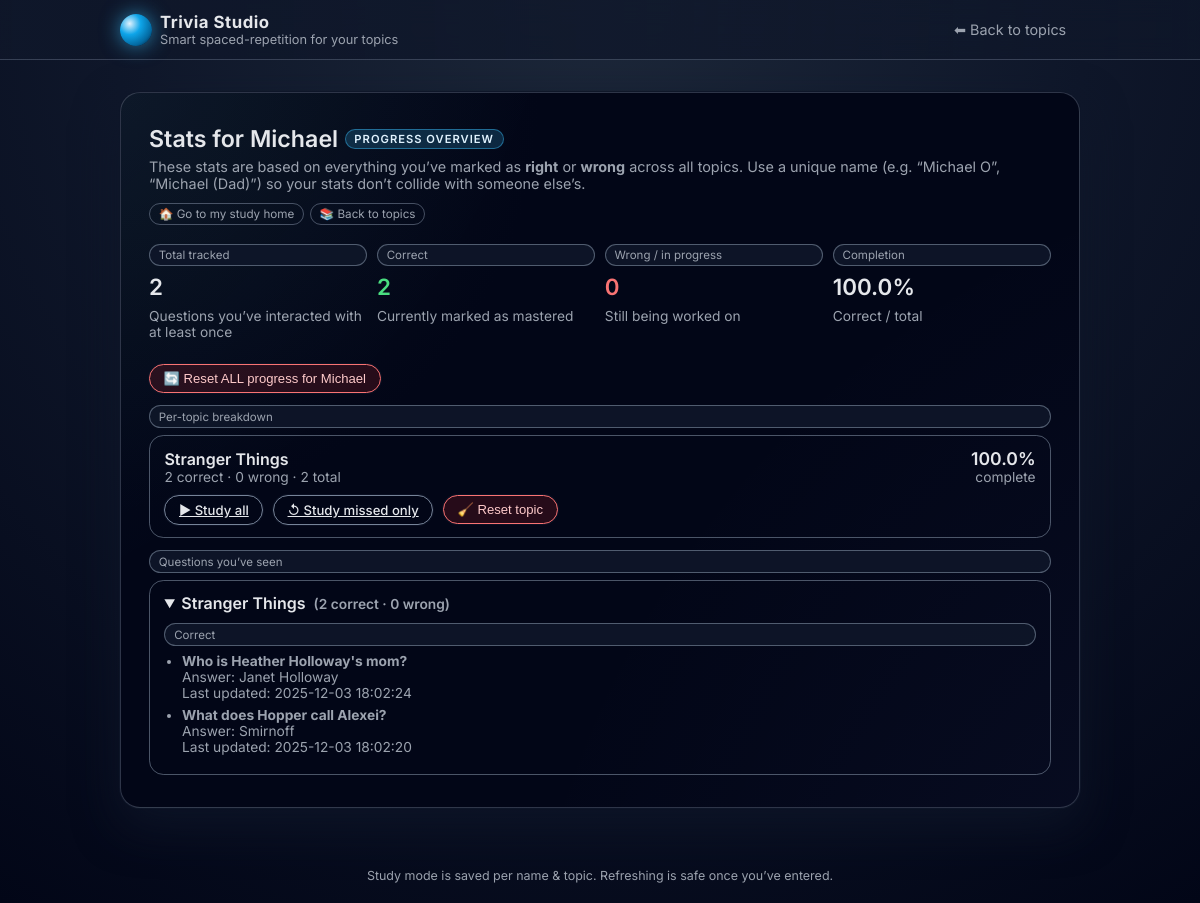
Page /stats/Michael/ on the committed database.
### tables this page shows
CREATE TABLE progress (
            id INTEGER PRIMARY KEY AUTOINCREMENT,
            user_name VARCHAR(100) NOT NULL,
            question_id INTEGER NOT NULL,
            status VARCHAR(20) NOT NULL DEFAULT 'unanswered',
            updated_at DATETIME NOT NULL DEFAULT CURRENT_TIMESTAMP,
            FOREIGN KEY (question_id) REFERENCES questions(id) ON DELETE CASCADE
        );

CREATE TABLE questions (
                id INTEGER PRIMARY KEY,
                topic TEXT,
                question TEXT,
                answer TEXT
            , likelihood INTEGER DEFAULT 3);

### src/trivia_web.py (the view)
@app.route("/stats/<user_name>/")
def stats(user_name):
    user_name = normalize_user_name(user_name)
    conn = get_db()
    cur = conn.execute(
        """
        SELECT
            SUM(CASE WHEN status = 'correct' THEN 1 ELSE 0 END) AS correct_count,
            SUM(CASE WHEN status = 'wrong' THEN 1 ELSE 0 END) AS wrong_count,
            COUNT(*) AS total_count
        FROM progress
        WHERE user_name = ?;
        """,
        (user_name,),
    )
    overall_row = cur.fetchone()
    if not overall_row or overall_row["total_count"] is None:
        overall = None
    else:
        total = overall_row["total_count"]
        correct = overall_row["correct_count"] or 0
        wrong = overall_row["wrong_count"] or 0
        completion = (correct / total * 100.0) if total else 0.0
        overall = {
            "total": total,
            "correct": correct,
            "wrong": wrong,
            "completion": completion,
        }
    cur = conn.execute(
        """
        SELECT
            q.topic AS topic,
            SUM(CASE WHEN p.status = 'correct' THEN 1 ELSE 0 END) AS correct_count,
            SUM(CASE WHEN p.status = 'wrong' THEN 1 ELSE 0 END) AS wrong_count,
            COUNT(*) AS total_count
        FROM progress p
        JOIN questions q ON q.id = p.question_id
        WHERE p.user_name = ?
        GROUP BY q.topic
        ORDER BY q.topic;
        """,
        (user_name,),
    )
    topic_rows = [
        {
            "topic": row["topic"],
            "correct": row["correct_count"] or 0,
            "wrong": row["wrong_count"] or 0,
            "total": row["total_count"] or 0,
        }
        for row in cur.fetchall()
    ]
    cur = conn.execute(
        """
        SELECT
            q.id AS question_id,
            q.topic AS topic,
            q.question AS question_text,
            q.answer AS answer_text,
            p.status AS status,
            p.updated_at AS updated_at
        FROM progress p
        JOIN questions q ON q.id = p.question_id
        WHERE p.user_name = ?
        ORDER BY q.topic ASC, p.updated_at DESC;
        """,
        (user_name,),
    )
    by_topic = {}
    for row in cur.fetchall():
        topic = row["topic"] or "Untitled"
        if topic not in by_topic:
            by_topic[topic] = {
                "correct": [],
                "wrong": [],
                "unanswered": [],
            }
        status = row["status"]
        if status not in by_topic[topic]:
            status_key = "unanswered"
        else:
            status_key = status
        by_topic[topic][status_key].append(
            {
                "id": row["question_id"],
                "question": row["question_text"],
                "answer": row["answer_text"],
                "status": row["status"],
                "updated_at": row["updated_at"],
            }
        )
    conn.close()
    return render_template(
        "stats.html",
        user_name=user_name,
        overall=overall,
        topic_rows=topic_rows,
        by_topic=by_topic,
    )

### src/templates/stats.html (shortened to what this page needs)
{% extends "base.html" %}
{% block content %}
<div class="card">
    <div class="card-header">
        <div class="card-title">
            Stats for {{ user_name }}
            <span class="card-title-pill">Progress overview</span>
        </div>
        <div class="card-subtitle">
            These stats are based on everything you’ve marked as
            <strong>right</strong> or <strong>wrong</strong> across all topics.
            Use a unique name (e.g. “Michael O”, “Michael (Dad)”) so your stats
            don’t collide with someone else’s.
        </div>
        <div class="pill-row">
            <span class="pill">
                <a href="{{ url_for('user_home', user_name=user_name) }}" style="color: inherit; text-decoration: none;">
                    🏠 Go to my study home
                </a>
            </span>
            <span class="pill">
                <a href="{{ url_for('index') }}" style="color: inherit; text-decoration: none;">
                    📚 Back to topics
                </a>
            </span>
        </div>
    </div>
    <div class="card-body">
        {% if not overall %}
            <p class="muted">
                No progress recorded yet for <strong>{{ user_name }}</strong>.
                Start a study session first and mark some questions as right or wrong.
            </p>
        {% else %}
            <div class="stack">
                <div class="stack-h">
                    <div class="stack-sm" style="flex: 1;">
                        <div class="badge-soft">Total tracked</div>
                        <div style="font-size: 1.4rem; font-weight: 600;">
                            {{ overall.total }}
                        </div>
                        <div class="muted">Questions you’ve interacted with at least once</div>
                    </div>
                    <div class="stack-sm" style="flex: 1;">
                        <div class="badge-soft">Correct</div>
                        <div style="font-size: 1.4rem; font-weight: 600; color: #4ade80;">
                            {{ overall.correct }}
                        </div>
                        <div class="muted">Currently marked as mastered</div>
                    </div>
                    <div class="stack-sm" style="flex: 1;">
                        <div class="badge-soft">Wrong / in progress</div>
                        <div style="font-size: 1.4rem; font-weight: 600; color: #f97373;">
                            {{ overall.wrong }}
                        </div>
                        <div class="muted">Still being worked on</div>
                    </div>
                    <div class="stack-sm" style="flex: 1;">
                        <div class="badge-soft">Completion</div>
                        <div style="font-size: 1.4rem; font-weight: 600;">
                            {{ overall.completion|round(1) }}%
                        </div>
                        <div class="muted">Correct / total</div>
                    </div>
                </div>
                <form method="post"
                      action="{{ url_for('reset_progress_user', user_name=user_name) }}"
                      onsubmit="return confirm('Reset ALL progress for {{ user_name }} across every topic?');">
                    <button type="submit" class="btn btn-danger btn-sm" style="margin-top: 0.75rem;">
                        🔄 Reset ALL progress for {{ user_name }}
                    </button>
                </form>
                <div class="stack-sm">
                    <div class="badge-soft">Per-topic breakdown</div>
                    {% if topic_rows %}
                        <div class="stack">
                            {% for row in topic_rows %}
                                {% set done = row.correct %}
                                {% set total = row.total %}
                                {% set pct = (done / total * 100) if total else 0 %}
                                <div style="border-radius: 0.9rem; border: 1px solid rgba(148,163,184,0.5); padding: 0.75rem 0.9rem;">
                                    <div style="display: flex; justify-content: space-between; align-items: center; gap: 0.6rem;">
                                        <div>
                                            <div style="font-weight: 600;">{{ row.topic }}</div>
                                            <div class="muted">
                                                {{ done }} correct · {{ row.wrong }} wrong · {{ total }} total
                                            </div>
                                        </div>
                                        <div style="text-align: right;">
                                            <div style="font-size: 1.1rem; font-weight: 600;">
                                                {{ pct|round(1) }}%
                                            </div>
                                            <div class="muted">complete</div>
                                        </div>
                                    </div>
                                    <div class="stack-h" style="margin-top: 0.6rem;">
                                        <a href="{{ url_for('study', topic=row.topic) }}?user={{ user_name|urlencode }}&mode=all"
                                           class="btn btn-sm btn-outline">
                                            ▶ Study all
                                        </a>
                                        <a href="{{ url_for('study', topic=row.topic) }}?user={{ user_name|urlencode }}&mode=missed"
                                           class="btn btn-sm btn-outline">
                                            ↺ Study missed only
                                        </a>
                                        <form method="post"
                                              action="{{ url_for('reset_topic_progress', user_name=user_name, topic=row.topic) }}"
                                              onsubmit="return confirm('Reset progress for topic {{ row.topic }}?');">
                                            <button type="submit" class="btn btn-sm btn-danger">
                                                🧹 Reset topic
                                            </button>
                                        </form>
                                    </div>
                                </div>
                            {% endfor %}
                        </div>
                    {% else %}
                        <p class="muted">No per-topic stats yet.</p>
                    {% endif %}
                </div>
                <div class="stack-sm">
                    <div class="badge-soft">Questions you’ve seen</div>
                    {% if by_topic %}
                        <div class="stack">
                            {% for topic, groups in by_topic.items() %}
                                <details style="border-radius: 0.9rem; border: 1px solid rgba(148,163,184,0.5); padding: 0.75rem 0.9rem;" {% if loop.first %}open{% endif %}>
                                    <summary style="cursor: pointer; font-weight: 600;">
                                        {{ topic }}
                                        <span class="muted" style="margin-left: 0.25rem;">
                                            ({{ groups.correct|length }} correct · {{ groups.wrong|length }} wrong)
                                        </span>
                                    </summary>
                                    <div class="stack" style="margin-top: 0.65rem;">
                                        {% if groups.correct %}
                                            <div class="stack-sm">
                                                <div class="badge-soft">Correct</div>
                                                <ul class="muted" style="margin: 0; padding-left: 1.1rem;">
                                                {% for q in groups.correct %}
                                                    <li style="margin-bottom: 0.4rem;">
                                                        <strong>{{ q.question }}</strong><br>
                                                        <span>Answer: {{ q.answer }}</span><br>
                                                        <span class="muted">Last updated: {{ q.updated_at }}</span>
                                                    </li>
                                                {% endfor %}
                                                </ul>
                                            </div>
                                        {% endif %}
                                    </div>
                                </details>
                            {% endfor %}
                        </div>
                    {% else %}
                        <p class="muted">No question-level history yet.</p>
                    {% endif %}
                </div>
            </div>
        {% endif %}
    </div>
</div>
{% endblock %}

### src/templates/base.html (shortened to what this page needs)
<!DOCTYPE html>
<html lang="en">
<head>
</head>
<body>
<div class="app-shell">
    <header>
        <div class="header-inner">
            <div class="brand">
                <div class="brand-logo"></div>
                <div>
                    <div class="brand-title">Trivia Studio</div>
                    <div class="brand-subtitle">Smart spaced-repetition for your topics</div>
                </div>
            </div>
            <a href="{{ url_for('index') }}" class="nav-link">
                ⬅ Back to topics
            </a>
        </div>
    </header>
    <main>
        <div class="main-inner">
            {% block content %}{% endblock %}
        </div>
    </main>
    <footer>
        Study mode is saved per name &amp; topic. Refreshing is safe once you’ve entered.
    </footer>
</div>
</body>
</html>

### rows in the picture
progress: topic "Stranger Things", correct|length "2", wrong|length "0", question "Who is Heather Holloway's mom?", answer "Janet Holloway", updated_at "2025-12-03 18:02:24"
progress: question "What does Hopper call Alexei?", answer "Smirnoff", updated_at "2025-12-03 18:02:20"

### other values in the picture
{{ user_name }} "Michael"
{{ overall.total }} "2"
{{ overall.correct }} "2"
{{ overall.wrong }} "0"
{{ overall.completion|round(1) }} "100.0"
{{ row.topic }} "Stranger Things"
{{ done }} "2"
{{ row.wrong }} "0"
{{ total }} "2"
{{ pct|round(1) }} "100.0"
